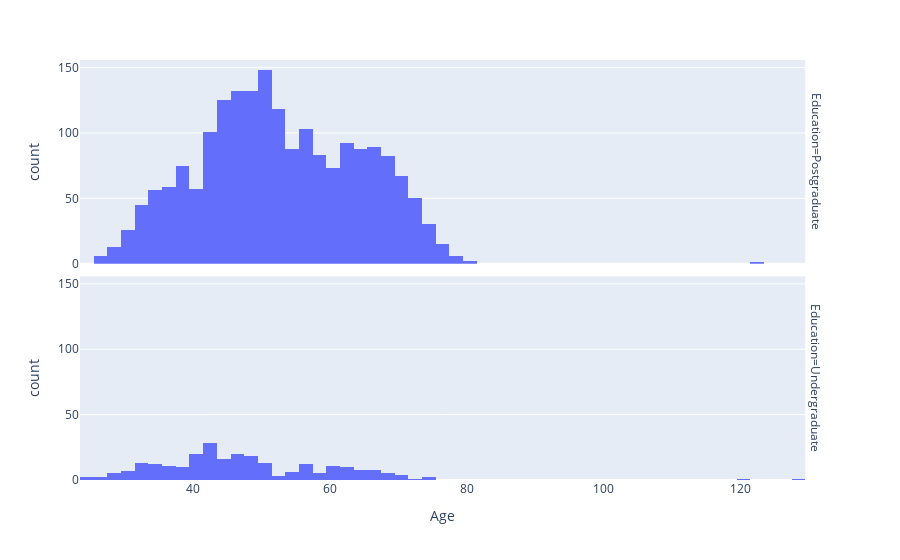

Notebook source saved alongside this figure:
### Code cell
fig = px.histogram (data, x = "Age",  facet_row = "Education")
fig.show ()

### Figure 1 — Plotly figure (JSON) as saved in the notebook; plotly's stock layout.template omitted (floating-point values rounded to 4 significant figures; data arrays with more than 128 entries replaced by an {"elided": "..."} marker saying what was removed)
{"data": [{"alignmentgroup": "True", "bingroup": "x", "hovertemplate": "Education=Postgraduate<br>Age=%{x}<br>count=%{y}<extra></extra>", "legendgroup": "", "marker": {"color": "#636efa", "pattern": {"shape": ""}}, "name": "", "offsetgroup": "", "orientation": "v", "showlegend": false, "type": "histogram", "x": {"elided": "1962 int values"}, "xaxis": "x2", "yaxis": "y2"}, {"alignmentgroup": "True", "bingroup": "x", "hovertemplate": "Education=Undergraduate<br>Age=%{x}<br>count=%{y}<extra></extra>", "legendgroup": "", "marker": {"color": "#636efa", "pattern": {"shape": ""}}, "name": "", "offsetgroup": "", "orientation": "v", "showlegend": false, "type": "histogram", "x": {"elided": "254 int values"}, "xaxis": "x", "yaxis": "y"}], "layout": {"annotations": [{"font": {}, "showarrow": false, "text": "Education=Undergraduate", "textangle": 90, "x": 0.98, "xanchor": "left", "xref": "paper", "y": 0.2425, "yanchor": "middle", "yref": "paper"}, {"font": {}, "showarrow": false, "text": "Education=Postgraduate", "textangle": 90, "x": 0.98, "xanchor": "left", "xref": "paper", "y": 0.7575, "yanchor": "middle", "yref": "paper"}], "barmode": "relative", "legend": {"tracegroupgap": 0}, "margin": {"t": 60}, "xaxis": {"anchor": "y", "domain": [0, 0.98], "title": {"text": "Age"}}, "xaxis2": {"anchor": "y2", "domain": [0, 0.98], "matches": "x", "showticklabels": false}, "yaxis": {"anchor": "x", "domain": [0, 0.485], "title": {"text": "count"}}, "yaxis2": {"anchor": "x2", "domain": [0.515, 1], "matches": "y", "title": {"text": "count"}}}}
